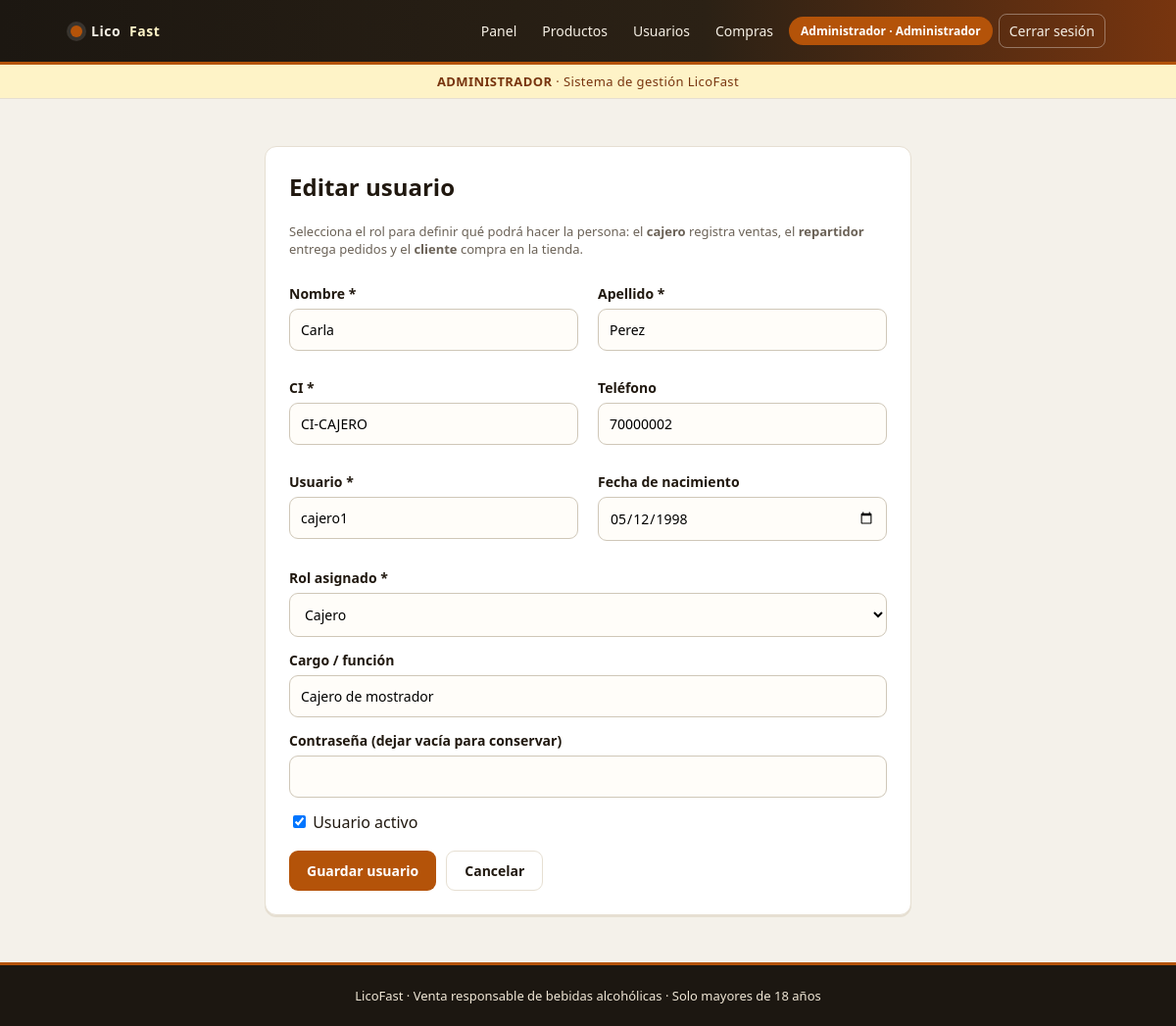
The page /admin/usuario.php?id=2 (signed in) on the database its author committed.
### tables this page shows
CREATE TABLE IF NOT EXISTS usuarios (
 id INT AUTO_INCREMENT PRIMARY KEY,
 nombre VARCHAR(80) NOT NULL,
 apellido VARCHAR(80) NOT NULL,
 ci VARCHAR(30) NOT NULL UNIQUE,
 fecha_nacimiento DATE NULL,
 edad INT NOT NULL DEFAULT 18,
 usuario VARCHAR(50) NOT NULL UNIQUE,
 password VARCHAR(255) NOT NULL,
 rol ENUM('cliente','administrador','cajero','repartidor','empleado') NOT NULL DEFAULT 'cliente',
 cargo VARCHAR(100) NULL,
 telefono VARCHAR(30) NULL,
 acepta_terminos TINYINT(1) NOT NULL DEFAULT 0,
 activo TINYINT(1) NOT NULL DEFAULT 1,
 created_at TIMESTAMP DEFAULT CURRENT_TIMESTAMP
);

### config/config.php (called while the page is built, shortened)
<?php
function e($v){return htmlspecialchars((string)$v,ENT_QUOTES,'UTF-8');}
function user(){return $_SESSION['user']??null;}
function rol_actual(){ $u=user(); return $u['rol'] ?? 'invitado'; }

### admin/usuario.php (the view, shortened to what this page needs)
<?php require '../config/config.php';
$id = (int)($_GET['id'] ?? 0);
if ($id) {
    $st = $pdo->prepare('SELECT * FROM usuarios WHERE id=?');
    $st->execute([$id]);
}
require '../includes/header.php';
?>
<div class="formbox">
    <h2><?= $id ? 'Editar' : 'Nuevo' ?> usuario</h2>
    <p class="small">Selecciona el rol para definir qué podrá hacer la persona: el <strong>cajero</strong> registra ventas, el <strong>repartidor</strong> entrega pedidos y el <strong>cliente</strong> compra en la tienda.</p>
    <form method="post">
        <div class="two">
            <div class="field"><label>Nombre *</label><input name="nombre" required value="<?= e($u['nombre']) ?>"></div>
            <div class="field"><label>Apellido *</label><input name="apellido" required value="<?= e($u['apellido']) ?>"></div>
        </div>
        <div class="two">
            <div class="field"><label>CI *</label><input name="ci" required value="<?= e($u['ci']) ?>"></div>
            <div class="field"><label>Teléfono</label><input name="telefono" value="<?= e($u['telefono'] ?? '') ?>"></div>
        </div>
        <div class="two">
            <div class="field"><label>Usuario *</label><input name="usuario" required value="<?= e($u['usuario']) ?>"></div>
            <div class="field"><label>Fecha de nacimiento</label><input type="date" name="fecha_nacimiento" value="<?= e($u['fecha_nacimiento'] ?: '2000-01-01') ?>"></div>
        </div>
        <div class="field">
            <label>Rol asignado *</label>
            <select name="rol">
                <option value="cajero"        <?= $u['rol']=='cajero'?'selected':'' ?>>Cajero</option>
            </select>
        </div>
        <div class="field"><label>Cargo / función</label><input name="cargo" value="<?= e($u['cargo'] ?? '') ?>" placeholder="Cajero de turno, delivery zona norte, etc."></div>
        <div class="field">
            <label>Contraseña <?= $id ? '(dejar vacía para conservar)' : '*' ?></label>
            <input type="password" name="password" <?= $id ? '' : 'required' ?> minlength="8">
        </div>
        <label><input type="checkbox" name="activo" <?= !empty($u['activo'])?'checked':'' ?>> Usuario activo</label>
        <div class="actions">
            <button class="btn">Guardar usuario</button>
            <a class="btn secondary" href="usuarios.php">Cancelar</a>
        </div>
    </form>
</div>
<?php require '../includes/footer.php'; ?>

### assets/css/style.css (style rules this page uses)
:root { --acento:#d97706; --acento-suave:#fef3c7; --acento-oscuro:#92400e; --fondo:#f4f1ea; --panel:#ffffff; --tinta:#20180f; --tinta-suave:#6b6257; --borde:#e6dfd2; --radio:12px; }
body.rol-administrador { --acento:#b45309; --acento-suave:#fef3c7; --acento-oscuro:#78350f; }
* { box-sizing:border-box; }
body { margin:0; font-family:"Segoe UI",Roboto,Helvetica,Arial,sans-serif; background:var(--fondo); color:var(--tinta); min-height:100vh; display:flex; flex-direction:column; }
.hero,.card,.formbox,.tablebox { background:var(--panel); padding:24px; border:1px solid var(--borde); border-radius:var(--radio); box-shadow:0 2px 0 var(--borde); margin-bottom:20px; }
.card h2,.formbox h2,.hero h1 { margin-top:0; }
.btn { display:inline-block; background:var(--acento); color:#fff; border:0; padding:10px 18px; border-radius:9px; text-decoration:none; cursor:pointer; font-weight:700; font-size:14px; transition:.18s; font-family:inherit; }
.btn.secondary { background:#fff; color:var(--tinta); border:1px solid var(--borde); }
.two { display:grid; grid-template-columns:1fr 1fr; gap:20px; }
.formbox { max-width:660px; margin:20px auto; }
.field { margin:14px 0; }
.field label { display:block; font-weight:700; margin-bottom:6px; font-size:14px; }
.field input,.field select,.field textarea { width:100%; padding:11px; border:1px solid #cfc7b8; border-radius:9px; font-size:14px; font-family:inherit; background:#fffdf9; }
.actions { display:flex; gap:10px; flex-wrap:wrap; margin-top:18px; }
.small { font-size:13px; color:var(--tinta-suave); }

### rows shown on the page
usuarios: nombre "Carla", apellido "Perez", ci "CI-CAJERO", telefono "70000002", usuario "cajero1", fecha_nacimiento "05/12/1998", rol "Cajero", cargo "Cajero de mostrador", activo "☑"

### other values the page prints
$texto "Panel"
$texto "Productos"
$texto "Usuarios"
$texto "Compras"
user()['nombre'] "Administrador"
nombre_rol(rol_actual()) "Administrador"
nombre_rol(rol_actual()) "ADMINISTRADOR"
